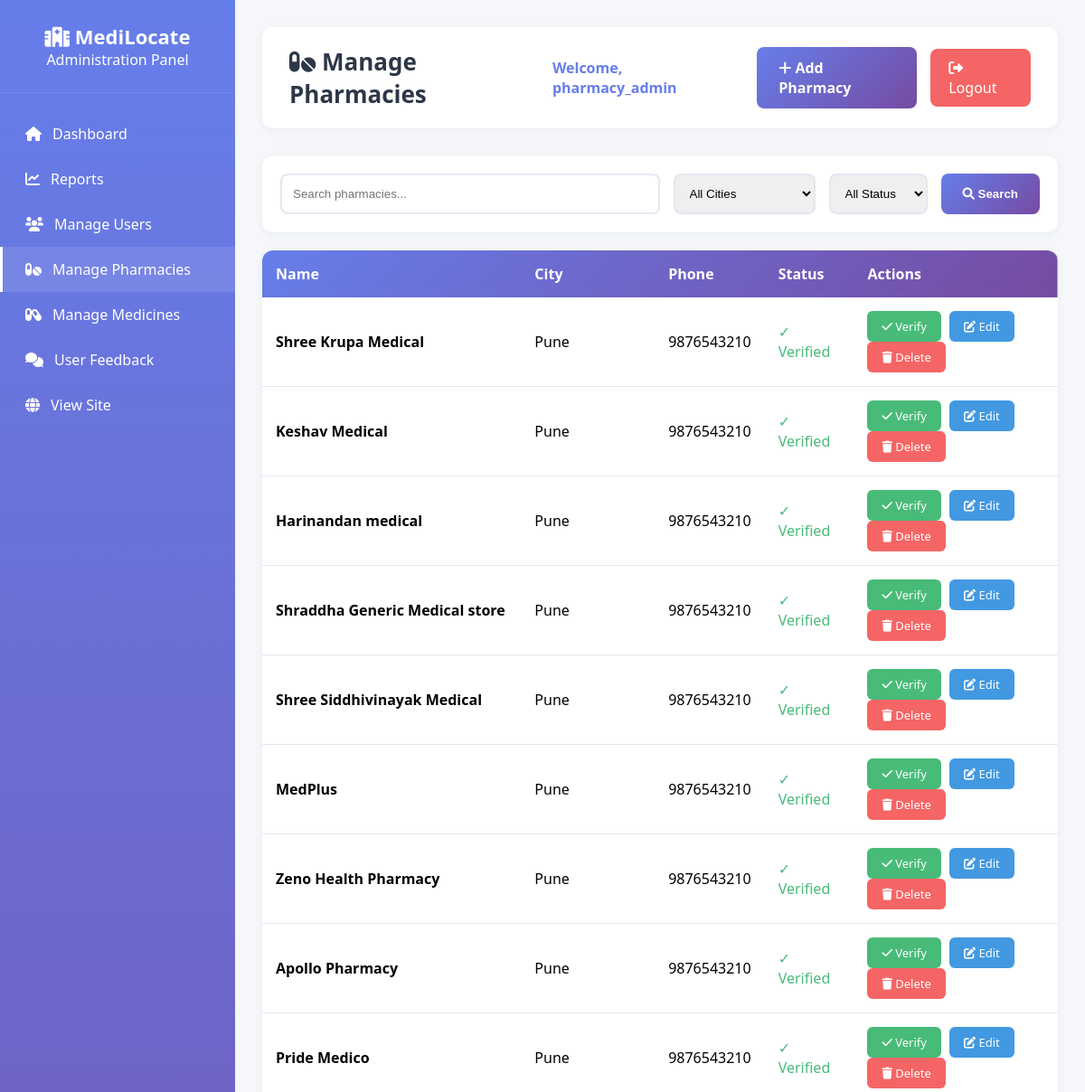
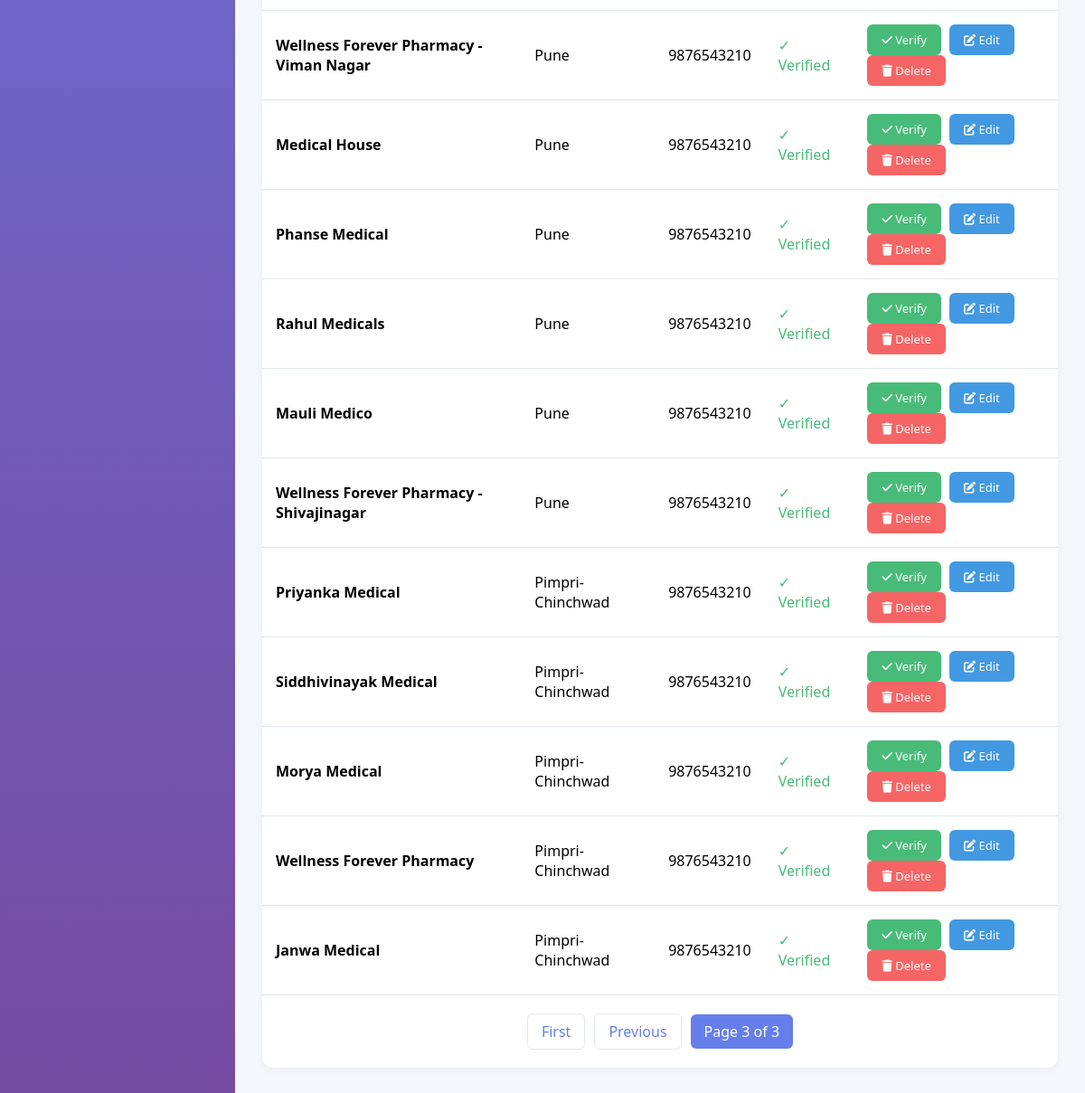
Before: /admin-ml/pharmacies/?page=3&search=&verified=&city= (signed in) with the older database file (2 pictures, top to bottom).
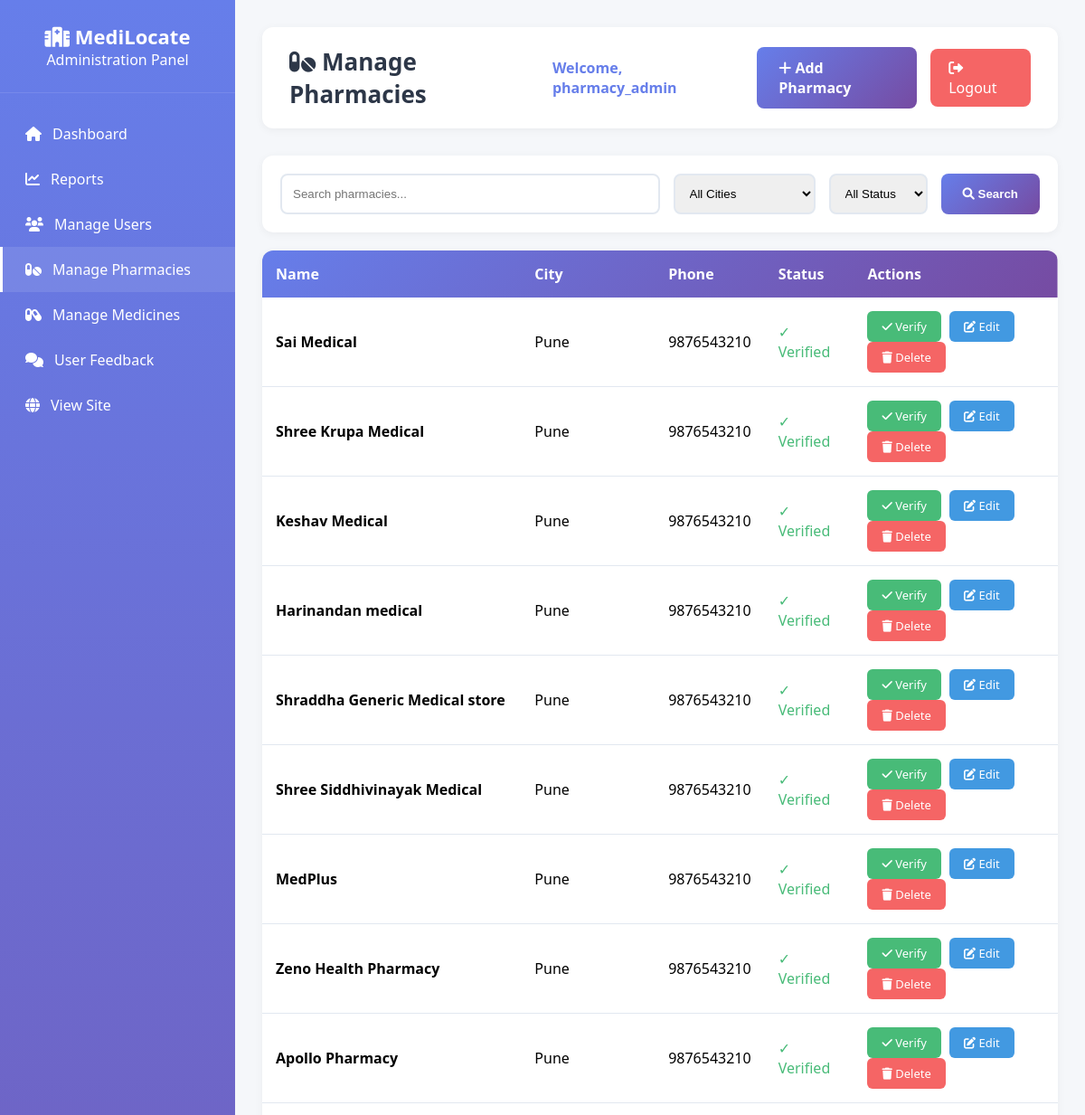
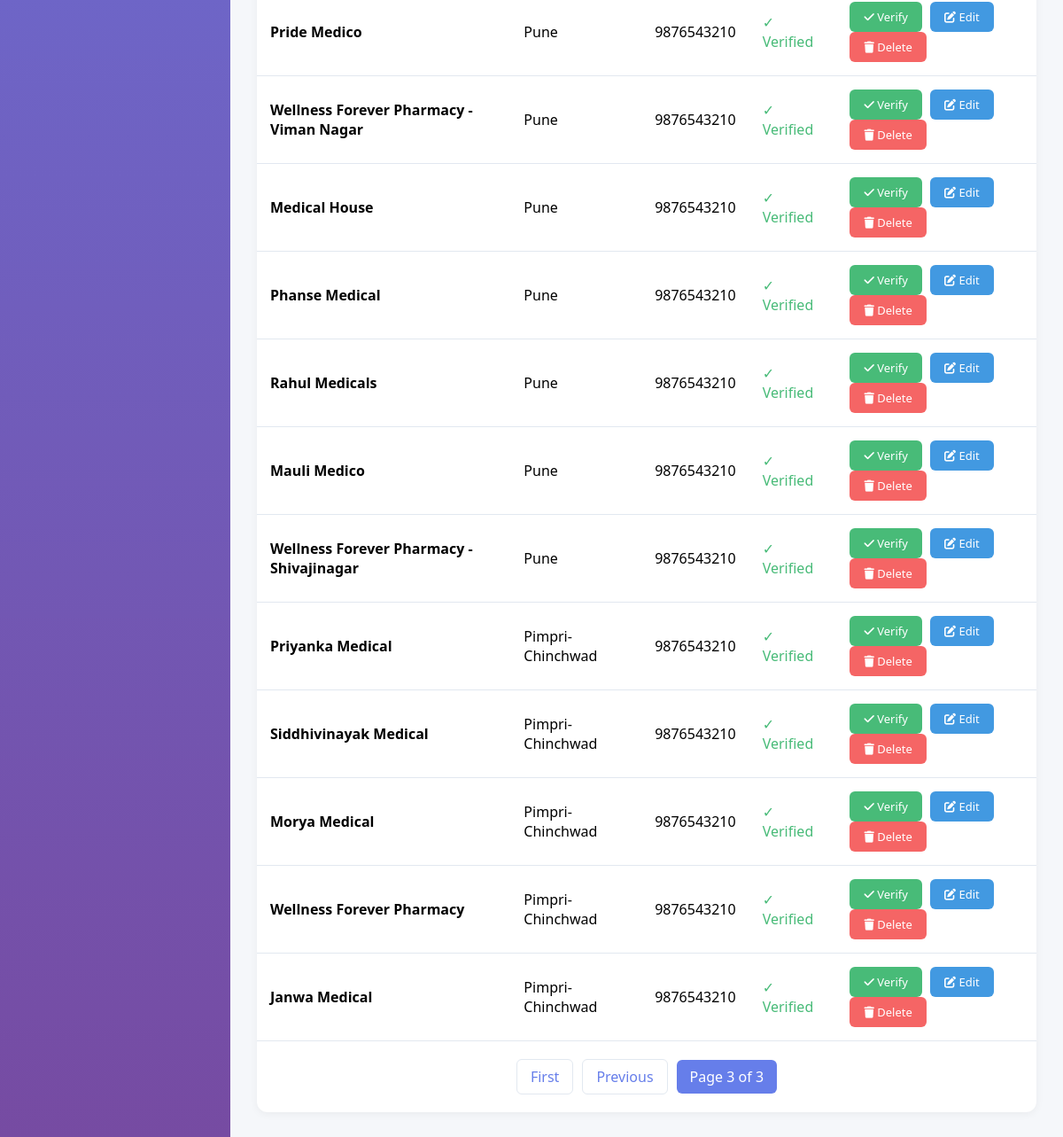
After: the same page with the newer database file (2 pictures, top to bottom).
### webapp/models.py (models this page shows, shortened)
class Pharmacy(models.Model):
    name = models.CharField(max_length=255, db_index=True)
    address = models.TextField()
    city = models.CharField(max_length=100, blank=True)
    phone = models.CharField(max_length=17)
    latitude = models.FloatField(db_index=True)
    longitude = models.FloatField(db_index=True)
    owner = models.ForeignKey(User, on_delete=models.CASCADE, related_name='pharmacies')
    verified = models.BooleanField(default=False, db_index=True)
    google_place_id = models.CharField(max_length=255, blank=True)
    rating = models.FloatField(default=0.0, validators=[MinValueValidator(0.0)])
    created_at = models.DateTimeField(auto_now_add=True)
    updated_at = models.DateTimeField(auto_now=True)
    class Meta:
        ordering = ['-verified', 'name']
        indexes = [
            models.Index(fields=['latitude', 'longitude']),
            models.Index(fields=['verified', 'latitude', 'longitude']),
        ]

### webapp/admin_views.py (the view, shortened to what this page needs)
# urls.py: path('admin-ml/pharmacies/', admin_views.admin_pharmacies, name='admin_pharmacies'),
@login_required
@user_passes_test(is_admin)
def admin_pharmacies(request):
    pharmacies = Pharmacy.objects.all().order_by('-created_at')
    cities = Pharmacy.objects.values_list('city', flat=True).distinct().order_by('city')
    search = request.GET.get('search', '')
    city_filter = request.GET.get('city', '')
    if city_filter:
        pharmacies = pharmacies.filter(city=city_filter)
    verified_filter = request.GET.get('verified', '')
    if verified_filter:
        if verified_filter == 'true':
            pharmacies = pharmacies.filter(verified=True)
        elif verified_filter == 'false':
            pharmacies = pharmacies.filter(verified=False)
    paginator = Paginator(pharmacies, 100)
    page = request.GET.get('page', 1)
    pharmacies_page = paginator.get_page(page)
    context = {
        'pharmacies': pharmacies_page,
        'search': search,
        'verified_filter': verified_filter,
        'city_filter': city_filter,
        'cities': cities,
        'admin_user': request.user,
    }
    return render(request, 'admin/pharmacies.html', context)

### webapp/admin_views.py (called while the page is built)
def is_admin(user):
    if not user.is_authenticated:
        return False
    return user.is_staff or (hasattr(user, 'profile') and user.profile.role == 'ADMIN')

### webapp/templates/admin/pharmacies.html (shortened to what this page needs)
{% load static %}
<!DOCTYPE html>
<html lang="en">
<head>
    <link rel="stylesheet" href="https://cdnjs.cloudflare.com/ajax/libs/font-awesome/6.0.0/css/all.min.css">
</head>
<body>
    <div class="sidebar">
        <div class="sidebar-header"><h2><i class="fas fa-hospital"></i> MediLocate</h2><p>Administration Panel</p></div>
        <nav class="sidebar-menu">
            <a href="{% url 'admin_dashboard_main' %}" class="menu-item"><i class="fas fa-home"></i><span>Dashboard</span></a>
            <a href="{% url 'admin_reports' %}" class="menu-item"><i class="fas fa-chart-line"></i><span>Reports</span></a>
            <a href="{% url 'admin_users' %}" class="menu-item"><i class="fas fa-users"></i><span>Manage Users</span></a>
            <a href="{% url 'admin_pharmacies' %}" class="menu-item active"><i class="fas fa-pills"></i><span>Manage Pharmacies</span></a>
            <a href="{% url 'admin_medicines' %}" class="menu-item"><i class="fas fa-capsules"></i><span>Manage Medicines</span></a>
            <a href="{% url 'admin_feedback' %}" class="menu-item"><i class="fas fa-comments"></i><span>User Feedback</span></a>
            <a href="{% url 'home' %}" class="menu-item"><i class="fas fa-globe"></i><span>View Site</span></a>
        </nav>
    </div>
    <div class="main-content">
        <div class="top-bar">
            <h1><i class="fas fa-pills"></i> Manage Pharmacies</h1>
            <div style="display: flex; gap: 15px; align-items: center;">
                <span style="color: #667eea; font-weight: 600;">Welcome, {{ admin_user.username }}</span>
                <a href="{% url 'admin_pharmacy_add' %}" class="btn-add"><i class="fas fa-plus"></i> Add Pharmacy</a>
                <a href="{% url 'admin_logout' %}" class="logout-btn"><i class="fas fa-sign-out-alt"></i> Logout</a>
            </div>
        </div>
        <div class="search-bar">
            <form method="GET" style="display: flex; gap: 15px; width: 100%;">
                <input type="text" name="search" placeholder="Search pharmacies..." value="{{ search }}" style="flex: 1;">
                <select name="city" style="min-width: 150px;">
                    <option value="">All Cities</option>
                </select>
                <select name="verified">
                    <option value="">All Status</option>
                </select>
                <button type="submit" class="btn-search"><i class="fas fa-search"></i> Search</button>
            </form>
        </div>
        <div class="table-container">
            <table>
                <thead><tr><th>Name</th><th>City</th><th>Phone</th><th>Status</th><th>Actions</th></tr></thead>
                <tbody>
                    {% for pharmacy in pharmacies %}
                    <tr>
                        <td><strong>{{ pharmacy.name }}</strong></td>
                        <td>{{ pharmacy.city }}</td>
                        <td>{{ pharmacy.phone }}</td>
                        <td>{% if pharmacy.verified %}<span style="color: #48bb78;">✓ Verified</span>{% else %}<span style="color: #ed8936;">⏱ Pending</span>{% endif %}</td>
                        <td>
                            <a href="{% url 'admin_pharmacy_verify' pharmacy.id %}" class="btn btn-verify"><i class="fas fa-check"></i> Verify</a>
                            <a href="{% url 'admin_pharmacy_edit' pharmacy.id %}" class="btn btn-edit"><i class="fas fa-edit"></i> Edit</a>
                            <a href="{% url 'admin_pharmacy_delete' pharmacy.id %}" class="btn btn-delete"><i class="fas fa-trash"></i> Delete</a>
                        </td>
                    </tr>
                    {% empty %}
                    <tr><td colspan="5" style="text-align: center; padding: 40px;">No pharmacies found</td></tr>
                    {% endfor %}
                </tbody>
            </table>
            {% if pharmacies.has_other_pages %}
            <div style="display: flex; justify-content: center; align-items: center; padding: 20px; gap: 10px;">
                {% if pharmacies.has_previous %}
                <a href="?page=1&search={{ search }}&verified={{ verified_filter }}&city={{ city_filter }}" style="padding: 8px 15px; border: 1px solid #e2e8f0; border-radius: 6px; text-decoration: none; color: #667eea;">First</a>
                <a href="?page={{ pharmacies.previous_page_number }}&search={{ search }}&verified={{ verified_filter }}&city={{ city_filter }}" style="padding: 8px 15px; border: 1px solid #e2e8f0; border-radius: 6px; text-decoration: none; color: #667eea;">Previous</a>
                {% endif %}
                <span style="padding: 8px 15px; background: #667eea; color: white; border-radius: 6px;">Page {{ pharmacies.number }} of {{ pharmacies.paginator.num_pages }}</span>
            </div>
            {% endif %}
        </div>
    </div>
</body>
</html>

### webapp/templates/admin/pharmacies.html (style rules this page uses)
* { margin: 0; padding: 0; box-sizing: border-box; }
body { font-family: 'Segoe UI', sans-serif; background: #f5f7fa; }
.sidebar { position: fixed; left: 0; top: 0; bottom: 0; width: 260px; background: linear-gradient(180deg, #667eea 0%, #764ba2 100%); color: white; overflow-y: auto; }
.sidebar-header { padding: 25px 20px; text-align: center; border-bottom: 1px solid rgba(255,255,255,0.1); }
.sidebar-header h2 { font-size: 22px; }
.sidebar-menu { padding: 20px 0; }
.menu-item { padding: 14px 25px; display: flex; align-items: center; gap: 12px; color: white; text-decoration: none; transition: all 0.3s; border-left: 3px solid transparent; }
.menu-item:hover, .menu-item.active { background: rgba(255,255,255,0.1); border-left-color: white; }
.main-content { margin-left: 260px; padding: 30px; }
.top-bar { background: white; padding: 20px 30px; border-radius: 12px; box-shadow: 0 2px 10px rgba(0,0,0,0.05); display: flex; justify-content: space-between; margin-bottom: 30px; }
.top-bar h1 { font-size: 26px; color: #2d3748; }
.logout-btn { padding: 10px 20px; background: #f56565; color: white; border: none; border-radius: 8px; text-decoration: none; }
.search-bar { background: white; padding: 20px; border-radius: 12px; box-shadow: 0 2px 10px rgba(0,0,0,0.05); margin-bottom: 20px; display: flex; gap: 15px; }
.search-bar input, .search-bar select { padding: 12px; border: 2px solid #e2e8f0; border-radius: 8px; }
.btn-search, .btn-add { padding: 12px 24px; background: linear-gradient(135deg, #667eea, #764ba2); color: white; border: none; border-radius: 8px; cursor: pointer; font-weight: 600; text-decoration: none; display: inline-block; }
.table-container { background: white; border-radius: 12px; box-shadow: 0 2px 10px rgba(0,0,0,0.05); overflow: hidden; }
table { width: 100%; border-collapse: collapse; }
thead { background: linear-gradient(135deg, #667eea, #764ba2); color: white; }
th, td { padding: 15px; text-align: left; }
td { border-bottom: 1px solid #e2e8f0; }
.btn { padding: 8px 16px; border: none; border-radius: 6px; text-decoration: none; display: inline-block; font-size: 13px; margin-right: 5px; }
.btn-verify { background: #48bb78; color: white; }
.btn-edit { background: #4299e1; color: white; }
.btn-delete { background: #f56565; color: white; }

Changed rows visible on the page:
added Pharmacy: name "Sai Medical", city "Pune", phone "9876543210", verified "✓ Verified"
